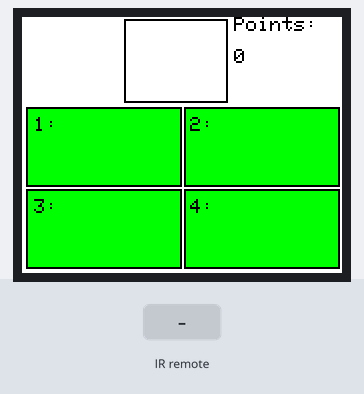
Recording of a sketch running on a simulated Arduino Uno, built with avr-gcc and run on an emulated ATmega328P. Parts: 160×128 colour display. Wiring (inferred from the names in the program): IR receiver: data A0. The inputs (shaded band) are chosen by the test bench. Storage starts empty; random numbers use the default seed unless the sketch sets one; what the sketch prints to the serial monitor is not drawn.

Above: at 1.3 s.
1.4 s: infrared code 0x16 received
At 2.2 s:
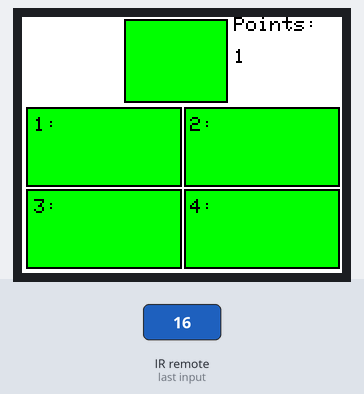
3.0 s: infrared code 0x19 received
Timing chart, 0 to 6.0 s (numbered marks = the images above; inputs shaded):
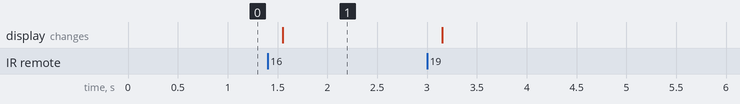

The sketch:

home_exam_3.ino
```cpp
#include <Arduino.h>
#include <SD.h>
#include <SPI.h>
#include <TFT.h>

#define SD_CS 4
#define LCD_CS 10
#define DC 9
#define RST 8

#define IR_IN A0

#define MAX_COUNTRY_COUNT 197
#define COUNTRYNAME_LENGTH 13
#define ALTERNATIVES_LENGTH 4

TFT screen = TFT(LCD_CS, DC, RST);
PImage currentFlag;
String correctAlternative;
String alternatives[ALTERNATIVES_LENGTH];
int points;
int isRunning;

// variables for remote control
int Pulse_Width = 0;
int ir_code = 0x00;
char adrL_code = 0x00;
char adrH_code = 0x00;
char lastCode;

void timer1_init() {
    TCCR1A = 0X00;
    TCCR1B = 0X05;
    TCCR1C = 0X00;
    TCNT1 = 0X00;
    TIMSK1 = 0X00;
}

char logic_value() {
    TCNT1 = 0x00;
    while (!(digitalRead(IR_IN)));
    Pulse_Width = TCNT1;
    TCNT1 = 0;
    if (Pulse_Width >= 7 && Pulse_Width <= 10) {
        while (digitalRead(IR_IN));
        Pulse_Width = TCNT1;
        TCNT1 = 0;
        if (Pulse_Width >= 7 && Pulse_Width <= 10) //560us
            return 0;
        else if (Pulse_Width >= 25 && Pulse_Width <= 27) //1.7ms
            return 1;
    }
    return -1;
}

void pulse_deal() {
    int i;
    int j;
    ir_code = 0x00;
    adrL_code = 0x00;
    adrH_code = 0x00;

    for (i = 0; i < 16; i++) {
        if(logic_value() == 1)
            ir_code |= (1 << i);
    }
    for (i = 0; i < 8; i++) {
        if(logic_value() == 1)
            adrL_code |= (1 << i);
    }
    for (j = 0; j < 8; j++) {
        if(logic_value() == 1)
            adrH_code |= (1 << j);
    }
}

void remote_decode() {
    TCNT1 = 0x00;
    while (digitalRead(IR_IN))
    {
        if (TCNT1 >= 1563)
        {
            ir_code = 0x00ff;
            adrL_code = 0x00;
            adrH_code = 0x00;
            return;
        }
    }
    TCNT1 = 0x00;
    while (!(digitalRead(IR_IN)));
    Pulse_Width = TCNT1;
    TCNT1 = 0;
    if (Pulse_Width >= 140 && Pulse_Width <= 141) { //9ms
        while (digitalRead(IR_IN));
        Pulse_Width = TCNT1;
        TCNT1 = 0;
        if (Pulse_Width >= 68 && Pulse_Width <= 72) { //4.5ms
            pulse_deal();
            return;
        }
        else if (Pulse_Width >= 34 && Pulse_Width <= 36) { //2.25ms
            while (!(digitalRead(IR_IN)));
            Pulse_Width = TCNT1;
            TCNT1 = 0;
            if (Pulse_Width >= 7 && Pulse_Width <= 10) { //560us
                return;
            }
        }
    }
}

void initRound() {
    isRunning = 1;
    randomSeed(millis());
    int current = random(MAX_COUNTRY_COUNT);
    char filename[15];
    sprintf(filename, "images/%d.bmp", current);
    currentFlag = screen.loadImage(filename);


    sprintf(filename, "cnames/%d.txt", current);
    String name = readNameFromFile(filename);
    correctAlternative = name;
    alternatives[0] = name;

    Serial.println("Alternatives: ");
    Serial.println(alternatives[0]);
    for (int i = 1; i < ALTERNATIVES_LENGTH; i++) {
        randomSeed(millis());
        sprintf(filename, "cnames/%d.txt", random(MAX_COUNTRY_COUNT));
        alternatives[i] = readNameFromFile(filename);
        Serial.println(alternatives[i]);
    }
    Serial.println("----");
    randomizeAlternatives();
    drawGameScreen();
}

void drawGameScreen() {
    screen.background(255, 255, 255);
    screen.stroke(0, 0, 0);
    screen.rect(51, 1, 52, 42);
    screen.image(currentFlag, 52, 2);

    screen.text("Points:", 106, 0);

    char pts[6];
    String(points).toCharArray(pts, 6);
    screen.text(pts, 106, 16);

    screen.fill(0, 255, 0);

    screen.rect(2, 45, 78, 40);
    screen.rect(81, 45, 78, 40);
    screen.rect(2, 86, 78, 40);
    screen.rect(81, 86, 78, 40);

    screen.text("1:", 6, 50);
    screen.text("2:", 84, 50);
    screen.text("3:", 6, 91);
    screen.text("4:", 84, 91);

    char buffer[COUNTRYNAME_LENGTH];
    alternatives[0].toCharArray(buffer, COUNTRYNAME_LENGTH);
    screen.text(buffer, 4, 65);
    alternatives[1].toCharArray(buffer, COUNTRYNAME_LENGTH);
    screen.text(buffer, 83, 65);
    alternatives[2].toCharArray(buffer, COUNTRYNAME_LENGTH);
    screen.text(buffer, 4, 106);
    alternatives[3].toCharArray(buffer, COUNTRYNAME_LENGTH);
    screen.text(buffer, 83, 106);
}

void randomizeAlternatives() {
    for (int i = 0; i < ALTERNATIVES_LENGTH; i++) {
        int rand = random(ALTERNATIVES_LENGTH);
        String tmp = alternatives[i];
        alternatives[i] = alternatives[rand];
        alternatives[rand] = tmp;
    }
}

String readNameFromFile(char filename[]) {
    String cname = "";
    File file = SD.open(filename);
    int i = 0;
    while (file.available()) {
        char c = file.read();
        cname += c;
    }
    file.close();
    return cname;
}

void drawGameOverScreen() {
    screen.background(0, 0, 0);
    screen.stroke(0, 0, 255);
    screen.setTextSize(2);
    screen.text("Game Over", 30, 44);
    screen.setTextSize(1);
    screen.stroke(255, 255, 255);
    char ptsBuffer[20];
    sprintf(ptsBuffer, "Points: %d!", points);
    screen.text(ptsBuffer, 55, 60);
    char buffer[40];
    sprintf(buffer, "Press \"ok\" to play again!");
    screen.text(buffer, 7, 80);
}

void endRound() {
    currentFlag.close();
}

void setup() {
    isRunning = 1;
    pinMode(IR_IN, INPUT);
    timer1_init();

    screen.begin();
    screen.background(255, 255, 255);

    screen.stroke(0, 0, 255);
    screen.println();
    screen.println(F("Arduino TFT Bitmap Example"));
    screen.stroke(0, 0, 0);
    screen.println(F("Open serial monitor"));
    screen.println(F("to run the sketch"));

    Serial.begin(9600);
    while (!Serial) ;

    screen.background(255, 255, 255);

    Serial.print(F("Initializing SD card..."));
    if (!SD.begin(SD_CS)) {
        Serial.println(F("failed!"));
        return;
    }
    Serial.println(F("OK!"));

    screen.begin();
    screen.background(255, 255, 255);

    initRound();
}

int codeToAlternative(int code) {
    switch (code) {
        case 22:
            return 0;
        case 25:
            return 1;
        case 13:
            return 2;
        case 12:
            return 3;
        default:
            return -1;
    }
}

void evaluateAnswer(int answer) {
    int alternative = codeToAlternative(answer);
    Serial.print("Correct answer is ");
    Serial.print(correctAlternative);
    Serial.print(" and user picked ");
    Serial.println(alternatives[alternative]);
    if (alternatives[alternative].equals(correctAlternative)) {
        points++;
        endRound();
        // TODO: Play success sound
        initRound();
    } else {
        isRunning = 0;
        endRound();
        // TODO: Play error sound
        drawGameOverScreen();
        points = 0;
    }
}

void loop() {
    remote_decode();
    if (adrL_code != lastCode && adrL_code != 0) {
        lastCode = adrL_code;
        int code = (int) lastCode;
        if ((code == 22 || code == 25 || code == 13 || code == 12) && isRunning) {
            evaluateAnswer(code);
        } else if (code == 64 && !isRunning) {
            initRound();
        }
        lastCode = 0;
    }
}
```

Measured:
- after the input at 1.4 s, the display: changes after 0.15 s (image 1)
